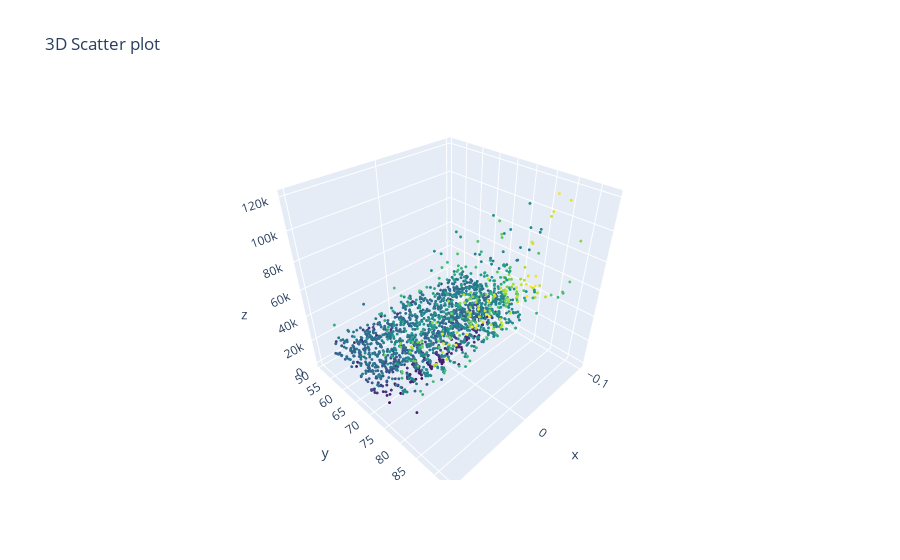

The code cell stored with this chart in its notebook:
### Code cell
df['ReturnTemp'] = df['ReturnTemp.AC3']
plot_df = df.query('OAT > 0 and Total_flow > 0 and -0.1 < der < 0.1 and 72 < ReturnTemp < 75')
trace = go.Scatter3d(
   x = plot_df['der'], y = plot_df['OAT'], z = plot_df['Q_load'],mode = 'markers', marker = dict(
      size = 1,
      color = plot_df['temp_delta'], # set color to an array/list of desired values
      colorscale = 'Viridis'
      )
   )
layout = go.Layout(title = '3D Scatter plot')
fig = go.Figure(data = [trace], layout = layout)
iplot(fig)

### Figure 1 — Plotly figure (JSON) as saved in the notebook; plotly's stock layout.template omitted (floating-point values rounded to 4 significant figures; data arrays with more than 128 entries replaced by an {"elided": "..."} marker saying what was removed)
{"data": [{"marker": {"color": {"elided": "1932 float values"}, "colorscale": [[0, "#440154"], [0.1111, "#482878"], [0.2222, "#3e4989"], [0.3333, "#31688e"], [0.4444, "#26828e"], [0.5556, "#1f9e89"], [0.6667, "#35b779"], [0.7778, "#6ece58"], [0.8889, "#b5de2b"], [1, "#fde725"]], "size": 1}, "mode": "markers", "type": "scatter3d", "x": {"elided": "1932 float values"}, "y": {"elided": "1932 float values"}, "z": {"elided": "1932 float values"}}], "layout": {"title": {"text": "3D Scatter plot"}}}
